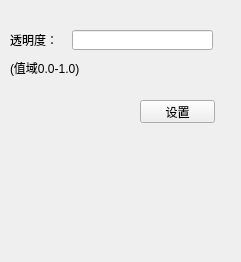
<?xml version="1.0" encoding="UTF-8"?>
<ui version="4.0">
 <class>AirDataParaWidget</class>
 <widget class="QWidget" name="AirDataParaWidget">
  <property name="geometry">
   <rect>
    <x>0</x>
    <y>0</y>
    <width>241</width>
    <height>262</height>
   </rect>
  </property>
  <property name="windowTitle">
   <string>大气参数设置</string>
  </property>
  <widget class="QLabel" name="label">
   <property name="geometry">
    <rect>
     <x>10</x>
     <y>30</y>
     <width>71</width>
     <height>20</height>
    </rect>
   </property>
   <property name="text">
    <string>透明度：</string>
   </property>
  </widget>
  <widget class="QLineEdit" name="lineEdit_trans">
   <property name="geometry">
    <rect>
     <x>72</x>
     <y>30</y>
     <width>141</width>
     <height>20</height>
    </rect>
   </property>
  </widget>
  <widget class="QLabel" name="label_2">
   <property name="geometry">
    <rect>
     <x>10</x>
     <y>60</y>
     <width>91</width>
     <height>16</height>
    </rect>
   </property>
   <property name="text">
    <string>(值域0.0-1.0)</string>
   </property>
  </widget>
  <widget class="QPushButton" name="pushButton_set">
   <property name="geometry">
    <rect>
     <x>140</x>
     <y>100</y>
     <width>75</width>
     <height>23</height>
    </rect>
   </property>
   <property name="text">
    <string>设置</string>
   </property>
  </widget>
 </widget>
 <layoutdefault spacing="6" margin="11"/>
 <resources/>
 <connections>
  <connection>
   <sender>pushButton_set</sender>
   <signal>clicked()</signal>
   <receiver>AirDataParaWidget</receiver>
   <slot>slotSet()</slot>
   <hints>
    <hint type="sourcelabel">
     <x>186</x>
     <y>114</y>
    </hint>
    <hint type="destinationlabel">
     <x>106</x>
     <y>134</y>
    </hint>
   </hints>
  </connection>
 </connections>
 <slots>
  <slot>slotSet()</slot>
 </slots>
</ui>
